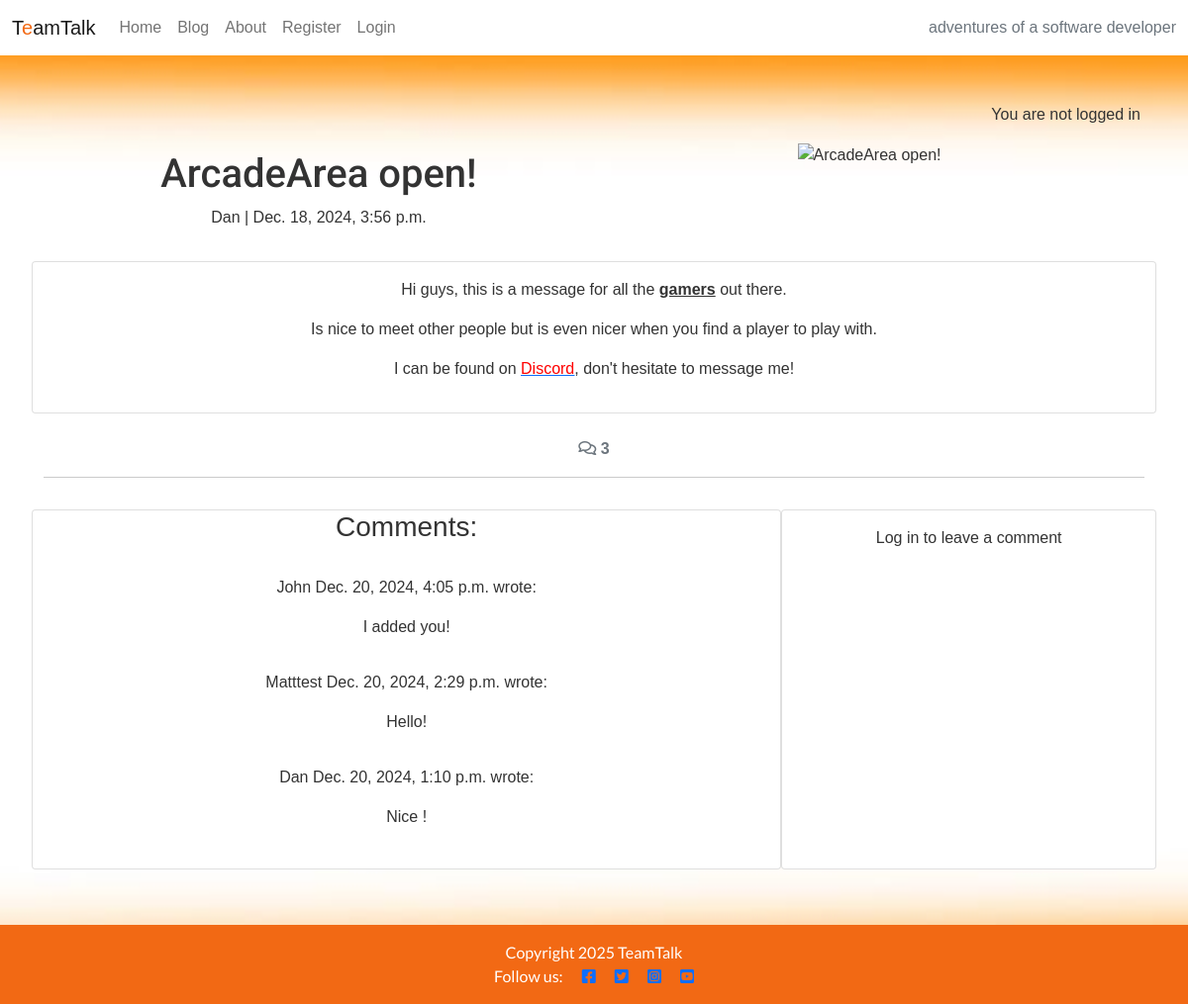
/blog/dan-the-gamer/, run on the app's committed database.
### blog/models.py (models this page shows, shortened)
class Post(models.Model):
    title = models.CharField(max_length=100)
    slug = models.SlugField(max_length=100)
    author_id = models.ForeignKey(
    User, on_delete=models.CASCADE, related_name="blog_posts"
    )
    featured_image = CloudinaryField('image', default='placeholder')
    content = models.TextField()
    created_at = models.DateTimeField(auto_now_add=True)
    updated_at = models.DateTimeField(auto_now=True)
    status = models.CharField(
        max_length=20,
        choices=[('draft', 'Draft'), ('published', 'Published')],
        default='draft'
    )

class Comment(models.Model):
    post = models.ForeignKey(Post, on_delete=models.CASCADE,
                             related_name="comments")
    author = models.ForeignKey(
        User, on_delete=models.CASCADE, related_name="commenter", default=1)
    body = models.TextField()
    created_on = models.DateTimeField(auto_now_add=True)
    approved = models.BooleanField(default=False)
    class Meta:
        ordering = ["created_on"]

### blog/views.py (the view, shortened to what this page needs)
# urls.py: path('<slug:slug>/', views.post_detail, name='post_detail'),
def post_detail(request, slug):
    queryset = Post.objects.filter(status='published')
    post = get_object_or_404(queryset, slug=slug)
    comments = post.comments.all().order_by("-created_on")
    comment_count = post.comments.filter(approved=True).count()
    comment_form = CommentForm()
    return render(
        request,
        "blog/post_detail.html",
        {
            "post": post,
            "comments": comments,
            "comment_count": comment_count,
            "comment_form": comment_form
        },
    )

### blog/templates/blog/post_detail.html (shortened to what this page needs)
{% extends 'base.html' %}
{% load static %}
{% load crispy_forms_tags %}
{% block content %}
<div class="masthead">
    <div class="container">
        <div class="row g-0">
            <div class="col-md-6 masthead-text">
                <h1 class="post-title">{{ post.title }}</h1>
                <p class="post-subtitle">{{ post.author_id }} | {{ post.created_at }}</p>
            </div>
            <div class="d-none d-md-block col-md-6 masthead-image">
                {% if "placeholder" in post.featured_image.url %}
                <img src="{% static 'images/image1.jpg' %}" width="75%" class="scale" alt="placeholder">
                {% else %}
                <img src="{{ post.featured_image.url }}" width="75%" class="scale" alt="{{ post.title }}">
                {% endif %}
            </div>
        </div>
    </div>
</div>
<div class="container">
    <div class="row">
        <div class="col card mb-4  mt-3 left  top">
            <div class="card-body">
                <article class="card-text">
                    {{ post.content | safe }}
                </article>
            </div>
        </div>
    </div>
    <div class="row">
        <div class="col-12">
            <strong class="text-secondary">
                <i class="far fa-comments"></i> {{ comment_count }}
            </strong>
        </div>
        <div class="col-12">
            <hr>
        </div>
    </div>
    <div class="row">
        <div class="col-md-8 card mb-4 mt-3 ">
            <h3>Comments:</h3>
            <div class="card-body">
                {% for comment in comments %}
                <div
                    class="p-2 comments{% if not comment.approved and comment.author == user %} faded{% elif not comment.approved %} d-none{% endif %}">
                    <p class="font-weight-bold">
                        {{ comment.author }}
                        <span class="font-weight-normal">
                            {{ comment.created_on }}
                        </span> wrote:
                    </p>
                    <div id="comment{{ comment.id }}">
                        {{ comment.body | linebreaks }}
                    </div>
                </div>
                {% endfor %}
            </div>
        </div>
        <div class="col-md-4 card mb-4 mt-3 ">
            <div class="card-body">
                {% if user.is_authenticated %}
                <h3>Leave a comment:</h3>
                <p>Posting as: {{ user.username }}</p>
                <form id="commentForm" method="post" style="margin-top: 1.3em;">
                    {{ comment_form }}
                    {% csrf_token %}
                    <button id="submitButton" type="submit" class="btn btn-signup btn-lg">Submit</button>
                </form>
                {% else %}
                <p>Log in to leave a comment</p>
                {% endif %}
            </div>
        </div>
    </div>
</div>
{% endblock content %}

### static/css/style.css (style rules this page uses)
body { background-image: url(/static/images/TotFundal2.jpg); background-size: cover; background-position: center; background-repeat: no-repeat; margin: 0; font-family: Arial, sans-serif; background-color: #f7f7f7; color: #333333; }
h1, h2 { margin: 0.5rem 0; font-family: "Roboto"; }

### data on the page
Post: title "ArcadeArea open!", author_id "Dan", created_at "Dec. 18, 2024, 3:56 p.m.", content "Hi guys, this is a message for all the gamers out there. Is nice to meet other people but is even nicer when you find a player to play with. I can be found on Discord , don't hesitate to message me!"
Comment: author "John", created_on "Dec. 20, 2024, 4:05 p.m.", body "I added you!"
Comment: author "Matttest", created_on "Dec. 20, 2024, 2:29 p.m.", body "Hello!"
Comment: author "Dan", created_on "Dec. 20, 2024, 1:10 p.m.", body "Nice !"

### other printed values
{{ comment_count }} "3"
